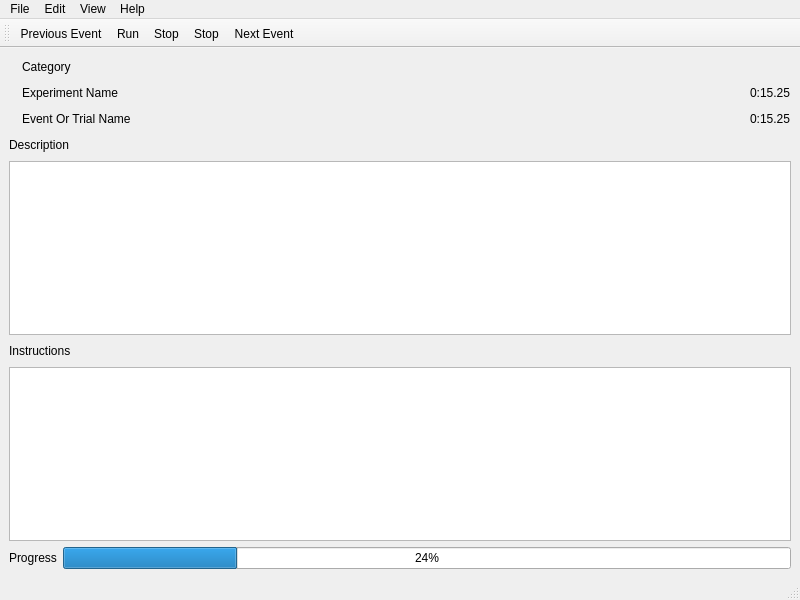
<?xml version="1.0" encoding="UTF-8"?>
<ui version="4.0">
 <class>MainWindow</class>
 <widget class="QMainWindow" name="MainWindow">
  <property name="geometry">
   <rect>
    <x>0</x>
    <y>0</y>
    <width>800</width>
    <height>600</height>
   </rect>
  </property>
  <property name="windowTitle">
   <string>MainWindow</string>
  </property>
  <widget class="QWidget" name="centralwidget">
   <layout class="QVBoxLayout" name="verticalLayout_10">
    <item>
     <layout class="QVBoxLayout" name="verticalLayout_6">
      <item>
       <layout class="QHBoxLayout" name="horizontalLayout_4">
        <item>
         <widget class="QLabel" name="experimentIcon">
          <property name="text">
           <string/>
          </property>
          <property name="pixmap">
           <pixmap resource="../../Resources/resources.qrc">:/other/images/other/Nuvola_apps_edu_science.png</pixmap>
          </property>
          <property name="scaledContents">
           <bool>true</bool>
          </property>
         </widget>
        </item>
        <item>
         <layout class="QVBoxLayout" name="verticalLayout_3">
          <item>
           <layout class="QHBoxLayout" name="horizontalLayout">
            <item>
             <widget class="QLabel" name="categoryNameLabel">
              <property name="text">
               <string>Category</string>
              </property>
             </widget>
            </item>
            <item>
             <spacer name="horizontalSpacer_3">
              <property name="orientation">
               <enum>Qt::Horizontal</enum>
              </property>
              <property name="sizeHint" stdset="0">
               <size>
                <width>40</width>
                <height>20</height>
               </size>
              </property>
             </spacer>
            </item>
           </layout>
          </item>
          <item>
           <layout class="QHBoxLayout" name="horizontalLayout_2">
            <item>
             <widget class="QLabel" name="experimentNameLabel">
              <property name="text">
               <string>Experiment Name</string>
              </property>
             </widget>
            </item>
            <item>
             <spacer name="horizontalSpacer">
              <property name="orientation">
               <enum>Qt::Horizontal</enum>
              </property>
              <property name="sizeHint" stdset="0">
               <size>
                <width>40</width>
                <height>20</height>
               </size>
              </property>
             </spacer>
            </item>
            <item>
             <widget class="QLabel" name="experimentDuration">
              <property name="text">
               <string>0:15.25</string>
              </property>
             </widget>
            </item>
           </layout>
          </item>
          <item>
           <layout class="QHBoxLayout" name="horizontalLayout_3">
            <item>
             <widget class="QLabel" name="eventNameLabel">
              <property name="text">
               <string>Event Or Trial Name</string>
              </property>
             </widget>
            </item>
            <item>
             <spacer name="horizontalSpacer_2">
              <property name="orientation">
               <enum>Qt::Horizontal</enum>
              </property>
              <property name="sizeHint" stdset="0">
               <size>
                <width>40</width>
                <height>20</height>
               </size>
              </property>
             </spacer>
            </item>
            <item>
             <widget class="QLabel" name="trialDuration">
              <property name="text">
               <string>0:15.25</string>
              </property>
             </widget>
            </item>
           </layout>
          </item>
         </layout>
        </item>
       </layout>
      </item>
      <item>
       <layout class="QVBoxLayout" name="verticalLayout_5">
        <item>
         <layout class="QHBoxLayout" name="horizontalLayout_5">
          <item>
           <widget class="QLabel" name="descriptionLabel">
            <property name="text">
             <string>Description</string>
            </property>
           </widget>
          </item>
          <item>
           <spacer name="horizontalSpacer_6">
            <property name="orientation">
             <enum>Qt::Horizontal</enum>
            </property>
            <property name="sizeHint" stdset="0">
             <size>
              <width>388</width>
              <height>20</height>
             </size>
            </property>
           </spacer>
          </item>
         </layout>
        </item>
        <item>
         <widget class="QTextEdit" name="experimentDescriptionTextEdit">
          <property name="enabled">
           <bool>true</bool>
          </property>
         </widget>
        </item>
       </layout>
      </item>
      <item>
       <layout class="QVBoxLayout" name="verticalLayout_4">
        <item>
         <layout class="QHBoxLayout" name="horizontalLayout_6">
          <item>
           <widget class="QLabel" name="instructionLabel">
            <property name="text">
             <string>Instructions</string>
            </property>
           </widget>
          </item>
          <item>
           <spacer name="horizontalSpacer_5">
            <property name="orientation">
             <enum>Qt::Horizontal</enum>
            </property>
            <property name="sizeHint" stdset="0">
             <size>
              <width>388</width>
              <height>20</height>
             </size>
            </property>
           </spacer>
          </item>
         </layout>
        </item>
        <item>
         <widget class="QTextEdit" name="experimentInstructionTextEdit">
          <property name="enabled">
           <bool>true</bool>
          </property>
         </widget>
        </item>
       </layout>
      </item>
      <item>
       <layout class="QHBoxLayout" name="horizontalLayout_7">
        <item>
         <widget class="QLabel" name="progressLabel">
          <property name="text">
           <string>Progress</string>
          </property>
         </widget>
        </item>
        <item>
         <widget class="QProgressBar" name="progressBar">
          <property name="value">
           <number>24</number>
          </property>
         </widget>
        </item>
       </layout>
      </item>
     </layout>
    </item>
   </layout>
  </widget>
  <widget class="QMenuBar" name="menubar">
   <property name="geometry">
    <rect>
     <x>0</x>
     <y>0</y>
     <width>800</width>
     <height>22</height>
    </rect>
   </property>
   <widget class="QMenu" name="menuHelp">
    <property name="title">
     <string>Help</string>
    </property>
   </widget>
   <widget class="QMenu" name="menuView">
    <property name="title">
     <string>View</string>
    </property>
   </widget>
   <widget class="QMenu" name="menuFile">
    <property name="title">
     <string>File</string>
    </property>
    <addaction name="actionNew"/>
   </widget>
   <widget class="QMenu" name="menuEdit">
    <property name="title">
     <string>Edit</string>
    </property>
    <addaction name="actionEditExperiment"/>
    <addaction name="actionEditTrial"/>
    <addaction name="actionEditEvent"/>
    <addaction name="actionEditAction"/>
   </widget>
   <addaction name="menuFile"/>
   <addaction name="menuEdit"/>
   <addaction name="menuView"/>
   <addaction name="menuHelp"/>
  </widget>
  <widget class="QStatusBar" name="statusbar"/>
  <widget class="QToolBar" name="toolBar">
   <property name="windowTitle">
    <string>toolBar</string>
   </property>
   <attribute name="toolBarArea">
    <enum>TopToolBarArea</enum>
   </attribute>
   <attribute name="toolBarBreak">
    <bool>false</bool>
   </attribute>
   <addaction name="actionPreviousEvent"/>
   <addaction name="actionRunExperiment"/>
   <addaction name="actionPauseExperiment"/>
   <addaction name="actionStopExperiment"/>
   <addaction name="actionNextEvent"/>
  </widget>
  <action name="actionRunExperiment">
   <property name="icon">
    <iconset resource="../../Resources/resources.qrc">
     <normaloff>:/toolbar/images/toolbar/Knob Play.png</normaloff>
     <normalon>:/toolbar/images/toolbar/Knob Play.png</normalon>:/toolbar/images/toolbar/Knob Play.png</iconset>
   </property>
   <property name="text">
    <string>Run</string>
   </property>
   <property name="toolTip">
    <string>Run the selected experiment.</string>
   </property>
   <property name="shortcut">
    <string>Ctrl+R</string>
   </property>
  </action>
  <action name="actionPauseExperiment">
   <property name="icon">
    <iconset resource="../../Resources/resources.qrc">
     <normaloff>:/toolbar/images/toolbar/Knob Pause.png</normaloff>:/toolbar/images/toolbar/Knob Pause.png</iconset>
   </property>
   <property name="text">
    <string>Stop</string>
   </property>
   <property name="toolTip">
    <string>Pause the currently running Experiment.</string>
   </property>
  </action>
  <action name="actionStopExperiment">
   <property name="icon">
    <iconset resource="../../Resources/resources.qrc">
     <normaloff>:/toolbar/images/toolbar/Knob Stop.png</normaloff>:/toolbar/images/toolbar/Knob Stop.png</iconset>
   </property>
   <property name="text">
    <string>Stop</string>
   </property>
   <property name="toolTip">
    <string>Stop the currently running Experiment.</string>
   </property>
  </action>
  <action name="actionNextEvent">
   <property name="icon">
    <iconset resource="../../Resources/resources.qrc">
     <normaloff>:/toolbar/images/toolbar/Knob Fast Forward.png</normaloff>:/toolbar/images/toolbar/Knob Fast Forward.png</iconset>
   </property>
   <property name="text">
    <string>Next Event</string>
   </property>
   <property name="toolTip">
    <string>Skip to the next Event in the Experiment.</string>
   </property>
  </action>
  <action name="actionPreviousEvent">
   <property name="icon">
    <iconset resource="../../Resources/resources.qrc">
     <normaloff>:/toolbar/images/toolbar/Knob Fast Rewind.png</normaloff>:/toolbar/images/toolbar/Knob Fast Rewind.png</iconset>
   </property>
   <property name="text">
    <string>Previous Event</string>
   </property>
   <property name="toolTip">
    <string>Go back to the previous Event in the Experiment.</string>
   </property>
  </action>
  <action name="actionToggleExperimentDock">
   <property name="checkable">
    <bool>true</bool>
   </property>
   <property name="checked">
    <bool>false</bool>
   </property>
   <property name="text">
    <string>Experiments</string>
   </property>
  </action>
  <action name="actionToggleEventDock">
   <property name="checkable">
    <bool>true</bool>
   </property>
   <property name="checked">
    <bool>false</bool>
   </property>
   <property name="text">
    <string>Events</string>
   </property>
   <property name="iconText">
    <string>Show Events
Hide Events</string>
   </property>
   <property name="menuRole">
    <enum>QAction::TextHeuristicRole</enum>
   </property>
  </action>
  <action name="actionToggleTrialDock">
   <property name="checkable">
    <bool>true</bool>
   </property>
   <property name="checked">
    <bool>false</bool>
   </property>
   <property name="text">
    <string>Trials</string>
   </property>
  </action>
  <action name="actionEditExperiment">
   <property name="text">
    <string>Experiment. . .</string>
   </property>
  </action>
  <action name="actionEditEvent">
   <property name="text">
    <string>Event. . .</string>
   </property>
  </action>
  <action name="actionEditAction">
   <property name="text">
    <string>Action. . .</string>
   </property>
  </action>
  <action name="actionEditTrial">
   <property name="text">
    <string>Trial. . .</string>
   </property>
  </action>
  <action name="actionToggleViewer">
   <property name="checkable">
    <bool>true</bool>
   </property>
   <property name="checked">
    <bool>false</bool>
   </property>
   <property name="text">
    <string>Viewer</string>
   </property>
  </action>
  <action name="actionNew">
   <property name="text">
    <string>&amp;New...</string>
   </property>
   <property name="toolTip">
    <string>Opens the Creation Wizard for creating new Actions, Events, 
or Experiments.</string>
   </property>
   <property name="shortcut">
    <string>Ctrl+N</string>
   </property>
  </action>
  <action name="actionToggleActionDock">
   <property name="checkable">
    <bool>true</bool>
   </property>
   <property name="text">
    <string>Actions</string>
   </property>
  </action>
 </widget>
 <resources>
  <include location="../../Resources/resources.qrc"/>
  <include location="../../Resources/resources.qrc"/>
  <include location="../../Resources/icons.qrc"/>
 </resources>
 <connections/>
</ui>
